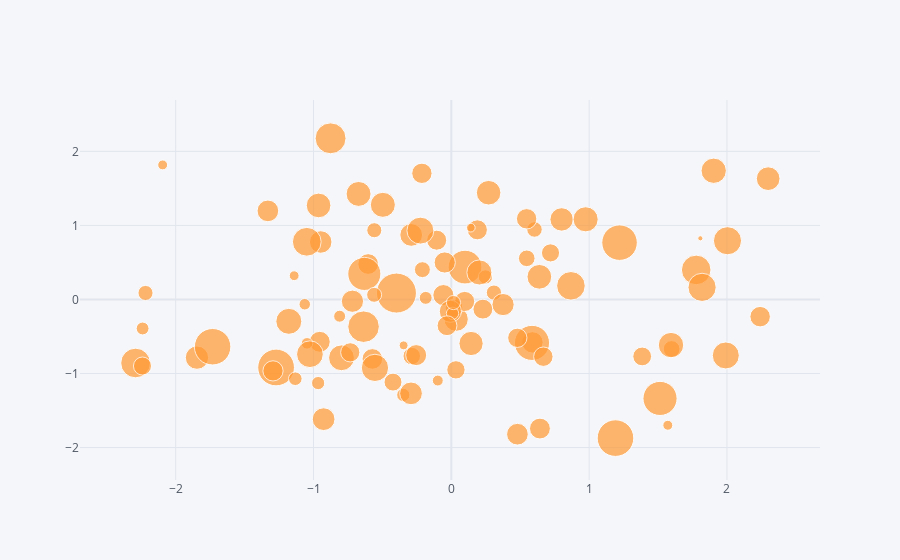

This figure's notebook cell:
### Code cell
configure_plotly_browser_state()
df.iplot(kind='scatter',x='A',y='B',mode='markers+text',size=df_C_normalizado*40)
